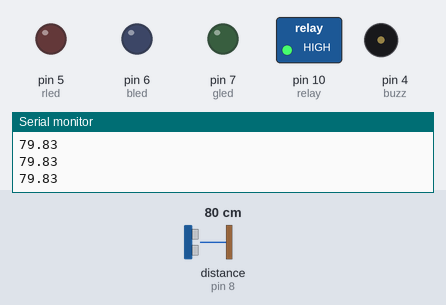
A sketch run on a simulated Arduino Uno, built with avr-gcc and run on an emulated ATmega328P. On the bench: switched loads named in the sketch (green lamp = pin HIGH), output pins drawn as LEDs (lit = HIGH), buzzer (waves = sounding, pin HIGH), the last lines printed to the serial monitor. Wiring (inferred from the names in the program): ultrasonic range finder: trigger pin 9; echo pin 8. Dashed ring = blinking. Inputs (shaded band) come from the test bench; at power-on: distance to the obstacle (sensor on pin 8) 80 cm. The echo pulse lasts 58.3 µs per cm; pins used as bus, display or sensor lines are not drawn.

Above: at 1.2 s.
1.3 s: distance to the obstacle (sensor on pin 8) set to 34 cm
2.8 s: distance to the obstacle (sensor on pin 8) set to 29 cm
At 3.6 s:
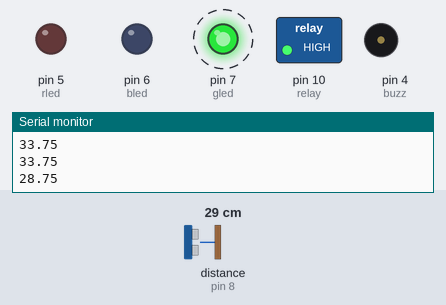
5.8 s: distance to the obstacle (sensor on pin 8) set to 23 cm
8.0 s: distance to the obstacle (sensor on pin 8) set to 18 cm
At 9.2 s:
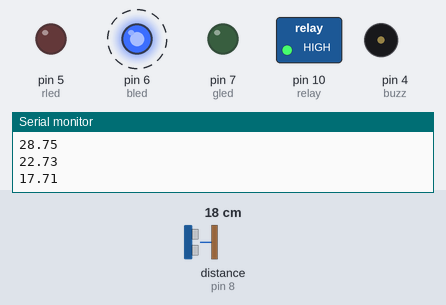
11.0 s: distance to the obstacle (sensor on pin 8) set to 13 cm
14.0 s: distance to the obstacle (sensor on pin 8) set to 10 cm
At 15.0 s:
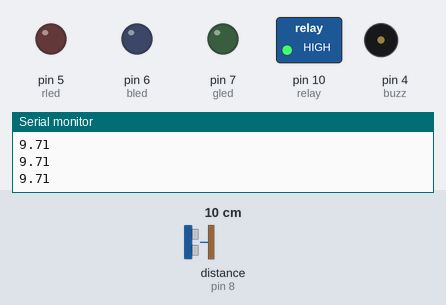
Timing chart, 0 to 16.8 s (numbered marks = the images above; inputs shaded):
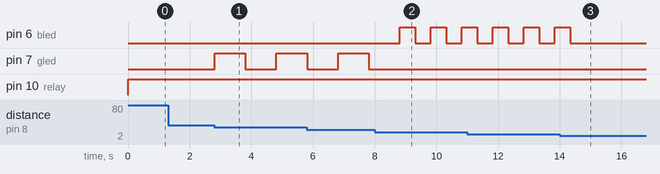

The sketch:

Automated_Water_system__Arduino-Uno_.ino
```cpp
int trig = 9;
int echo = 8;
int gled = 7;
int bled = 6;
int rled = 5;
int buzz = 4;
int relay = 10;
float duration;
float distance;


void setup()
{
	pinMode(trig, OUTPUT);
	pinMode(echo, INPUT);
	pinMode(buzz, OUTPUT);
        pinMode(gled, OUTPUT);
        pinMode(bled, OUTPUT);
        pinMode(rled, OUTPUT);
        pinMode(relay, OUTPUT);
        Serial.begin(9600);

}

void loop()
{
    digitalWrite(trig, LOW);
    delay(1);
	digitalWrite(trig, HIGH);
	delay(1);
	digitalWrite(trig, LOW);
	duration = pulseIn(echo, HIGH);
	distance = (duration/2) / 29.1;
    Serial.print(distance);
    Serial.print("\n");


    if (distance >=31) {
    	digitalWrite(buzz, LOW);
        digitalWrite(gled, LOW);
        digitalWrite(bled, LOW);
        digitalWrite(rled, LOW);
        digitalWrite(relay, HIGH);
        }

    else if(distance >=21 && distance <= 30){

        digitalWrite(gled, HIGH);
        delay(1000);
        digitalWrite(gled, LOW);
        delay(1000);
        digitalWrite(bled, LOW);
        digitalWrite(rled, LOW);
        digitalWrite(relay, HIGH);
        }

    else if(distance >=11 && distance <= 20){

        digitalWrite(gled, LOW);
        digitalWrite(bled, HIGH);
        delay(500);
        digitalWrite(bled, LOW);
        delay(500);
        digitalWrite(rled, LOW);
        digitalWrite(relay, HIGH);
        }

    else if(distance <= 5){
        tone(buzz,5000);
        delay(200);
        noTone(buzz);
        delay(200);
        digitalWrite(gled, LOW);
        digitalWrite(bled, LOW);
        digitalWrite(rled, HIGH);
        delay(200);
        digitalWrite(rled, LOW);
        delay(200);
        digitalWrite(relay, LOW);
        }
    }
    
```

Measured:
- the behaviour switches between 31 and 30 cm on distance to the obstacle (sensor on pin 8) (found by bisection; images 0 and 1)
- the behaviour switches between 21 and 20 cm on distance to the obstacle (sensor on pin 8) (found by bisection; images 1 and 2)
- the behaviour switches between 12 and 11 cm on distance to the obstacle (sensor on pin 8) (found by bisection; images 2 and 3)
- after the input at 2.8 s, pin 7 (gled): LOW → HIGH at once, → LOW 1.0 s later, → HIGH 1.0 s later
- after the input at 8.0 s, pin 6 (bled): alternates HIGH for 0.50 s and LOW for 0.50 s, starting after 0.82 s; pin 7 (gled): stays LOW (without the input it goes to HIGH after 0.82 s)
- after the input at 14.0 s, pin 6 (bled): goes on until 14.3 s, then stays LOW
